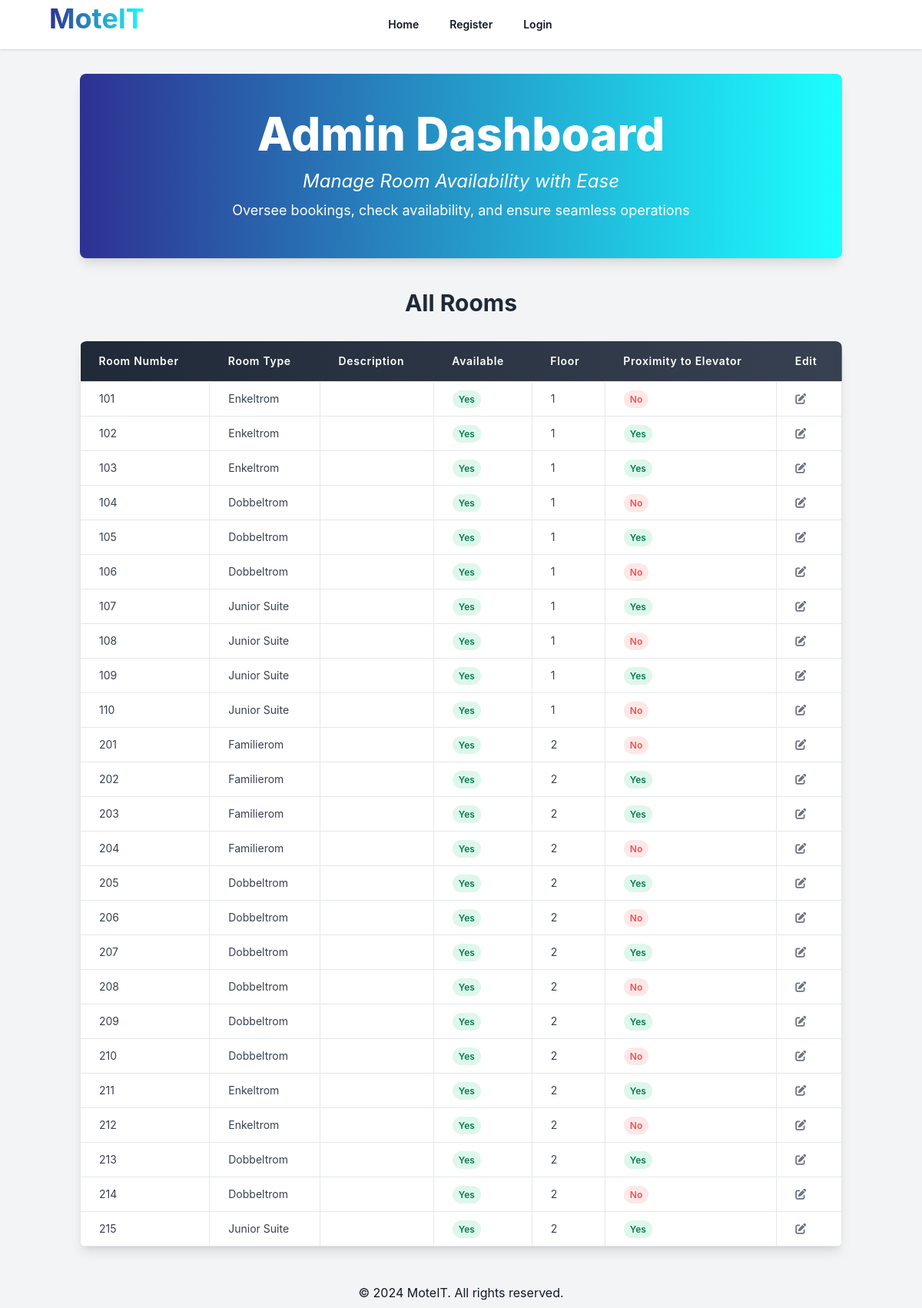
Page /public/admin.php on the earlier database version.
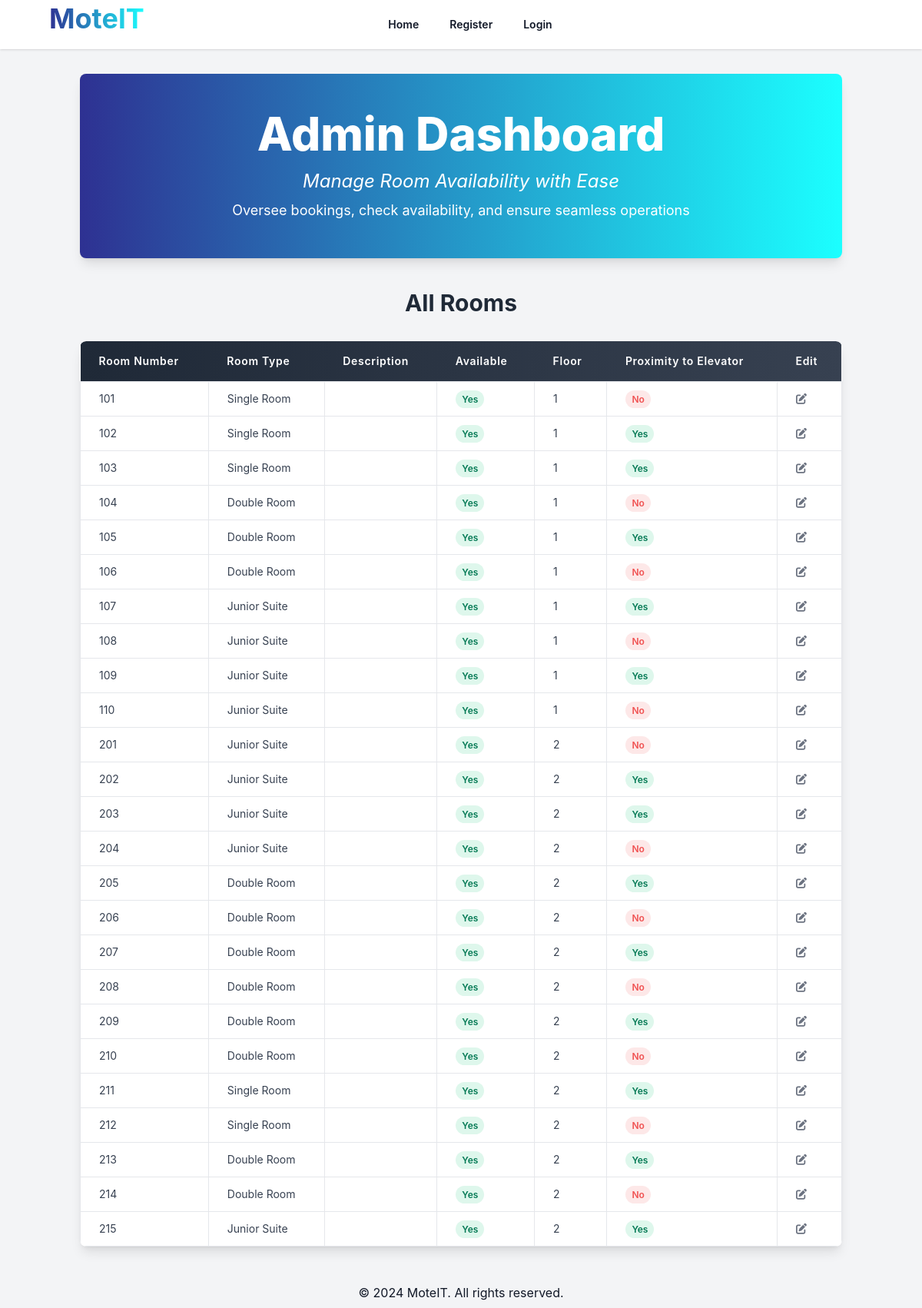
Same page on the later database version.
### tables this page shows
CREATE TABLE rooms (
    id INT AUTO_INCREMENT PRIMARY KEY,
    room_number VARCHAR(10) NOT NULL UNIQUE,
    type_id INT,
    available BOOLEAN DEFAULT TRUE,
    floor INT,
    proximity_to_elevator BOOLEAN DEFAULT FALSE,
    FOREIGN KEY (type_id) REFERENCES room_types(id),
    created_at TIMESTAMP DEFAULT CURRENT_TIMESTAMP
);

CREATE TABLE room_types (
    id INT AUTO_INCREMENT PRIMARY KEY,
    name VARCHAR(50) NOT NULL,
    description TEXT,
    max_adults INT NOT NULL,
    max_children INT NOT NULL,
    created_at TIMESTAMP DEFAULT CURRENT_TIMESTAMP
);

### public/admin.php (called while the page is built, shortened)
<?php
include __DIR__ . '/../app/core/db_connect.php';
$sql = "SELECT r.id, r.room_number, r.description AS room_description, r.available, r.floor, r.proximity_to_elevator, rt.name AS room_type
        FROM rooms r
        JOIN room_types rt ON r.type_id = rt.id";
$result = $conn->query($sql);
include __DIR__ . '/../app/views/layouts/main.php';
?>

### app/views/admin.php (the view, shortened to what this page needs)
<body class="bg-gray-100 font-sans leading-normal tracking-normal">
    <header class="mt-4 rounded-lg bg-gradient-to-r from-[#2E3192] to-[#1BFFFF] text-white py-12 shadow-lg">
        <div class="container mx-auto text-center">
            <h1 class="text-6xl font-extrabold leading-snug">Admin Dashboard</h1>
            <p class="mt-4 text-2xl italic">Manage Room Availability with Ease</p>
            <p class="mt-2 text-lg">Oversee bookings, check availability, and ensure seamless operations</p>
        </div>
    </header>
    <div class="container">
        <div class="mt-10">
            <h2 class="text-3xl font-bold mb-8 text-center text-gray-800">All Rooms</h2>
            <div class="overflow-x-auto rounded-lg shadow-lg">
                <table class="min-w-full bg-white shadow-md rounded-lg overflow-hidden">
                    <thead class="bg-gradient-to-r from-gray-800 to-gray-700 text-white">
                        <tr>
                            <th class="py-4 px-6 text-left text-sm font-semibold tracking-wider">Room Number</th>
                            <th class="py-4 px-6 text-left text-sm font-semibold tracking-wider">Room Type</th>
                            <th class="py-4 px-6 text-left text-sm font-semibold tracking-wider">Description</th>
                            <th class="py-4 px-6 text-left text-sm font-semibold tracking-wider">Available</th>
                            <th class="py-4 px-6 text-left text-sm font-semibold tracking-wider">Floor</th>
                            <th class="py-4 px-6 text-left text-sm font-semibold tracking-wider">Proximity to Elevator</th>
                            <th class="py-4 px-6 text-left text-sm font-semibold tracking-wider">Edit</th>
                        </tr>
                    </thead>
                    <tbody class="bg-white divide-y divide-gray-200">
                        <?php while ($row = $result->fetch_assoc()): ?>
                            <tr class="hover:bg-gray-50 hover:shadow-sm transition-all duration-200">
                                <td class="border px-6 py-3 text-sm text-gray-700"><?php echo htmlspecialchars($row['room_number']); ?></td>
                                <td class="border px-6 py-3 text-sm text-gray-700"><?php echo htmlspecialchars($row['room_type']); ?></td>
                                <td class="border px-6 py-3 text-sm text-gray-700"><?php echo htmlspecialchars($row['room_description']); ?></td>
                                <td class="border px-6 py-3 text-sm text-gray-700">
                                    <span class="<?php echo $row['available'] ? 'bg-green-100 text-green-600' : 'bg-red-100 text-red-500'; ?> px-2 py-1 rounded-full text-xs font-semibold">
                                        <?php echo $row['available'] ? 'Yes' : 'No'; ?>
                                    </span>
                                </td>
                                <td class="border px-6 py-3 text-sm text-gray-700"><?php echo htmlspecialchars($row['floor']); ?></td>
                                <td class="border px-6 py-3 text-sm text-gray-700">
                                    <span class="<?php echo $row['proximity_to_elevator'] ? 'bg-green-100 text-green-600' : 'bg-red-100 text-red-500'; ?> px-2 py-1 rounded-full text-xs font-semibold">
                                        <?php echo $row['proximity_to_elevator'] ? 'Yes' : 'No'; ?>
                                    </span>
                                </td>
                                <td class="border px-6 py-3 text-sm text-gray-700">
                                    <button class="text-gray-500 hover:text-gray-700 edit-button" data-room-id="<?php echo $row['id']; ?>" data-room-number="<?php echo htmlspecialchars($row['room_number']); ?>" data-room-type="<?php echo htmlspecialchars($row['room_type']); ?>" data-room-description="<?php echo htmlspecialchars($row['room_description']); ?>" data-availability="<?php echo $row['available']; ?>" data-floor="<?php echo htmlspecialchars($row['floor']); ?>" data-proximity="<?php echo $row['proximity_to_elevator']; ?>">
                                        <i class="fas fa-edit"></i>
                                    </button>
                                </td>
                            </tr>
                        <?php endwhile; ?>
                    </tbody>
                </table>
            </div>
        </div>
    </div>
</body>

### app/views/layouts/main.php (shortened to what this page needs)
<!DOCTYPE html>
<html lang="en">
<head>
    <link rel="stylesheet" href="/Roombooking/public/css/styles.css">
    <link href="https://cdn.jsdelivr.net/npm/flowbite@2.5.2/dist/flowbite.min.css" rel="stylesheet" />
    <link rel="stylesheet" href="https://cdnjs.cloudflare.com/ajax/libs/font-awesome/6.0.0-beta3/css/all.min.css">
    <link rel="stylesheet" href="https://cdn.jsdelivr.net/npm/flatpickr/dist/flatpickr.min.css">
</head>
<body class="bg-gray-100">
    <?php
    $current_page = basename($_SERVER['SCRIPT_FILENAME']);
    if ($current_page !== 'process_booking.php' && $current_page !== 'confirmation.php') {
        include __DIR__ . '/../components/navbar.php';
    }
    ?> <div class="container mx-auto p-4">
        <?php include($view); ?>
    </div>
</body>
<?php include __DIR__ . '/../components/footer.php'; ?>
</html>

### app/views/components/navbar.php (shortened to what this page needs)
<?php
$current_page = basename($_SERVER['REQUEST_URI']);
?>
<nav class="bg-white sticky shadow top-0 z-50">
    <div class="mx-auto max-w-7xl px-2 sm:px-6 lg:px-8">
        <div class="relative flex h-16 items-center justify-between">
            <div class="absolute inset-y-0 left-0 flex items-center pl-2 sm:static sm:inset-auto sm:ml-6 sm:pl-0">
                <h2 class="text-4xl font-bold mb-4 leading-snug bg-clip-text text-transparent bg-gradient-to-r from-[#2E3192] to-[#1BFFFF]">MotelT</h2>
            </div>
            <div class="flex flex-1 items-center justify-center sm:items-stretch sm:justify-start">
                <div class="hidden sm:ml-6 sm:block">
                    <div class="flex space-x-4">
                        <a href="/Roombooking/public/index.php" class="rounded-md px-3 py-2 text-sm font-semibold <?php echo $current_page == 'index.php' ? 'bg-gray-800 text-white' : 'text-gray-900  hover:text-[#2E3192]'; ?>" aria-current="page">Home</a>
                        <?php if (!isset($_SESSION['username'])): ?>
                            <a href="/Roombooking/public/register.php" class="rounded-md px-3 py-2 text-sm font-semibold <?php echo $current_page == 'register.php' ? 'bg-gray-800 text-white' : 'text-gray-900  hover:text-#2E3192'; ?>">Register</a>
                            <a href="/Roombooking/public/login.php" class="rounded-md px-3 py-2 text-sm font-semibold <?php echo $current_page == 'login.php' ? 'bg-gray-800 text-white' : 'text-gray-900  hover:text-[#2E3192]'; ?>">Login</a>
                        <?php endif; ?>
                    </div>
                </div>
            </div>
        </div>
    </div>
</nav>

### app/views/components/footer.php
<footer class="text-gray-900">
    <div class="container pt-8 pb-2 mx-auto text-center">
        <p>&copy; <?php echo date('Y'); ?> MoteIT. All rights reserved.</p>
    </div>
</footer>

Differences in the rows shown:
changed through a linked row, rooms (number 1 of 25 on the later page): type.name "Enkeltrom" → "Single Room"
changed through a linked row, rooms (number 2 of 25 on the later page): type.name "Enkeltrom" → "Single Room"
changed through a linked row, rooms (number 3 of 25 on the later page): type.name "Enkeltrom" → "Single Room"
changed through a linked row, rooms (number 4 of 25 on the later page): type.name "Dobbeltrom" → "Double Room"
changed through a linked row, rooms (number 5 of 25 on the later page): type.name "Dobbeltrom" → "Double Room"
changed through a linked row, rooms (number 6 of 25 on the later page): type.name "Dobbeltrom" → "Double Room"
changed rooms (number 11 of 25 on the later page): type.name "Familierom" → "Junior Suite"
changed rooms (number 12 of 25 on the later page): type.name "Familierom" → "Junior Suite"
changed rooms (number 13 of 25 on the later page): type.name "Familierom" → "Junior Suite"
changed rooms (number 14 of 25 on the later page): type.name "Familierom" → "Junior Suite"
changed through a linked row, rooms (number 15 of 25 on the later page): type.name "Dobbeltrom" → "Double Room"
changed through a linked row, rooms (number 16 of 25 on the later page): type.name "Dobbeltrom" → "Double Room"
changed through a linked row, rooms (number 17 of 25 on the later page): type.name "Dobbeltrom" → "Double Room"
changed through a linked row, rooms (number 18 of 25 on the later page): type.name "Dobbeltrom" → "Double Room"
changed through a linked row, rooms (number 19 of 25 on the later page): type.name "Dobbeltrom" → "Double Room"
changed through a linked row, rooms (number 20 of 25 on the later page): type.name "Dobbeltrom" → "Double Room"
changed through a linked row, rooms (number 21 of 25 on the later page): type.name "Enkeltrom" → "Single Room"
changed through a linked row, rooms (number 22 of 25 on the later page): type.name "Enkeltrom" → "Single Room"
changed through a linked row, rooms (number 23 of 25 on the later page): type.name "Dobbeltrom" → "Double Room"
changed through a linked row, rooms (number 24 of 25 on the later page): type.name "Dobbeltrom" → "Double Room"
